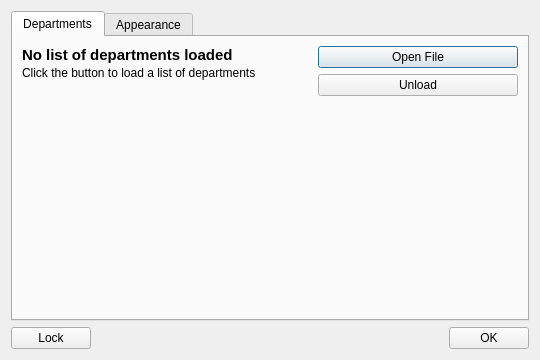
<?xml version="1.0" encoding="UTF-8"?>
<ui version="4.0">
 <class>SettingsDialog</class>
 <widget class="QDialog" name="SettingsDialog">
  <property name="geometry">
   <rect>
    <x>0</x>
    <y>0</y>
    <width>540</width>
    <height>360</height>
   </rect>
  </property>
  <property name="minimumSize">
   <size>
    <width>540</width>
    <height>360</height>
   </size>
  </property>
  <property name="windowTitle">
   <string>Dashboard Settings</string>
  </property>
  <property name="windowIcon">
   <iconset resource="resources.qrc">
    <normaloff>:/img/fightclub-logo.svg</normaloff>:/img/fightclub-logo.svg</iconset>
  </property>
  <property name="locale">
   <locale language="English" country="UnitedStates"/>
  </property>
  <layout class="QVBoxLayout" name="verticalLayout_3">
   <item>
    <widget class="QTabWidget" name="configTabs">
     <widget class="QWidget" name="departmentsTab">
      <attribute name="title">
       <string>Departments</string>
      </attribute>
      <layout class="QHBoxLayout" name="horizontalLayout_3">
       <item>
        <layout class="QVBoxLayout" name="verticalLayout">
         <property name="spacing">
          <number>2</number>
         </property>
         <item>
          <widget class="QLabel" name="departmentListTitle">
           <property name="sizePolicy">
            <sizepolicy hsizetype="Ignored" vsizetype="Fixed">
             <horstretch>0</horstretch>
             <verstretch>0</verstretch>
            </sizepolicy>
           </property>
           <property name="font">
            <font>
             <pointsize>11</pointsize>
             <weight>75</weight>
             <bold>true</bold>
            </font>
           </property>
           <property name="text">
            <string>No list of departments loaded</string>
           </property>
           <property name="wordWrap">
            <bool>true</bool>
           </property>
          </widget>
         </item>
         <item>
          <widget class="QLabel" name="departmentListDescr">
           <property name="sizePolicy">
            <sizepolicy hsizetype="Expanding" vsizetype="Fixed">
             <horstretch>0</horstretch>
             <verstretch>0</verstretch>
            </sizepolicy>
           </property>
           <property name="text">
            <string>Click the button to load a list of departments</string>
           </property>
          </widget>
         </item>
         <item>
          <spacer name="verticalSpacer_2">
           <property name="orientation">
            <enum>Qt::Vertical</enum>
           </property>
           <property name="sizeHint" stdset="0">
            <size>
             <width>20</width>
             <height>40</height>
            </size>
           </property>
          </spacer>
         </item>
        </layout>
       </item>
       <item>
        <layout class="QVBoxLayout" name="verticalLayout_2">
         <item>
          <widget class="QPushButton" name="loadDepartmentList">
           <property name="sizePolicy">
            <sizepolicy hsizetype="Minimum" vsizetype="Minimum">
             <horstretch>0</horstretch>
             <verstretch>0</verstretch>
            </sizepolicy>
           </property>
           <property name="minimumSize">
            <size>
             <width>200</width>
             <height>0</height>
            </size>
           </property>
           <property name="maximumSize">
            <size>
             <width>200</width>
             <height>16777215</height>
            </size>
           </property>
           <property name="text">
            <string>Open File</string>
           </property>
           <property name="icon">
            <iconset resource="resources.qrc">
             <normaloff>:/breeze-icons/document-open-24.svg</normaloff>:/breeze-icons/document-open-24.svg</iconset>
           </property>
           <property name="iconSize">
            <size>
             <width>24</width>
             <height>24</height>
            </size>
           </property>
          </widget>
         </item>
         <item>
          <widget class="QPushButton" name="unloadDepartmentList">
           <property name="sizePolicy">
            <sizepolicy hsizetype="Minimum" vsizetype="Minimum">
             <horstretch>0</horstretch>
             <verstretch>0</verstretch>
            </sizepolicy>
           </property>
           <property name="minimumSize">
            <size>
             <width>200</width>
             <height>0</height>
            </size>
           </property>
           <property name="maximumSize">
            <size>
             <width>200</width>
             <height>16777215</height>
            </size>
           </property>
           <property name="text">
            <string>Unload</string>
           </property>
           <property name="icon">
            <iconset resource="resources.qrc">
             <normaloff>:/breeze-icons/edit-clear-24.svg</normaloff>:/breeze-icons/edit-clear-24.svg</iconset>
           </property>
           <property name="iconSize">
            <size>
             <width>24</width>
             <height>24</height>
            </size>
           </property>
          </widget>
         </item>
         <item>
          <spacer name="verticalSpacer">
           <property name="orientation">
            <enum>Qt::Vertical</enum>
           </property>
           <property name="sizeHint" stdset="0">
            <size>
             <width>20</width>
             <height>40</height>
            </size>
           </property>
          </spacer>
         </item>
        </layout>
       </item>
      </layout>
     </widget>
     <widget class="QWidget" name="appearanceTab">
      <attribute name="title">
       <string>Appearance</string>
      </attribute>
      <layout class="QGridLayout" name="gridLayout_2">
       <property name="verticalSpacing">
        <number>2</number>
       </property>
       <item row="0" column="1">
        <widget class="QLineEdit" name="tournName"/>
       </item>
       <item row="0" column="0">
        <widget class="QCheckBox" name="dispTournamentNameCBox">
         <property name="text">
          <string>Display tournament name</string>
         </property>
        </widget>
       </item>
       <item row="2" column="1">
        <widget class="QFontComboBox" name="chooseFontBox"/>
       </item>
       <item row="3" column="1">
        <widget class="QSpinBox" name="chooseScaleBox">
         <property name="suffix">
          <string> %</string>
         </property>
         <property name="minimum">
          <number>80</number>
         </property>
         <property name="maximum">
          <number>150</number>
         </property>
         <property name="singleStep">
          <number>2</number>
         </property>
         <property name="value">
          <number>100</number>
         </property>
        </widget>
       </item>
       <item row="1" column="0">
        <widget class="QCheckBox" name="dispCTimeCBox">
         <property name="text">
          <string>Display current time</string>
         </property>
        </widget>
       </item>
       <item row="2" column="0">
        <widget class="QCheckBox" name="customFontCBox">
         <property name="text">
          <string>Use custom font</string>
         </property>
        </widget>
       </item>
       <item row="4" column="0" colspan="2">
        <spacer name="verticalSpacer_3">
         <property name="orientation">
          <enum>Qt::Vertical</enum>
         </property>
         <property name="sizeHint" stdset="0">
          <size>
           <width>20</width>
           <height>40</height>
          </size>
         </property>
        </spacer>
       </item>
       <item row="3" column="0">
        <widget class="QCheckBox" name="customScaleCBox">
         <property name="text">
          <string>Scale font size</string>
         </property>
        </widget>
       </item>
      </layout>
     </widget>
    </widget>
   </item>
   <item>
    <layout class="QHBoxLayout" name="horizontalLayout">
     <item>
      <widget class="QPushButton" name="lockSettings">
       <property name="text">
        <string>Lock</string>
       </property>
       <property name="icon">
        <iconset resource="resources.qrc">
         <normaloff>:/breeze-icons/object-locked-16.svg</normaloff>:/breeze-icons/object-locked-16.svg</iconset>
       </property>
      </widget>
     </item>
     <item>
      <spacer name="horizontalSpacer">
       <property name="orientation">
        <enum>Qt::Horizontal</enum>
       </property>
       <property name="sizeHint" stdset="0">
        <size>
         <width>40</width>
         <height>20</height>
        </size>
       </property>
      </spacer>
     </item>
     <item>
      <widget class="QPushButton" name="closeDialogBttn">
       <property name="text">
        <string>OK</string>
       </property>
       <property name="icon">
        <iconset resource="resources.qrc">
         <normaloff>:/breeze-icons/dialog-ok-apply-16.svg</normaloff>:/breeze-icons/dialog-ok-apply-16.svg</iconset>
       </property>
      </widget>
     </item>
    </layout>
   </item>
  </layout>
 </widget>
 <resources>
  <include location="resources.qrc"/>
 </resources>
 <connections/>
</ui>
